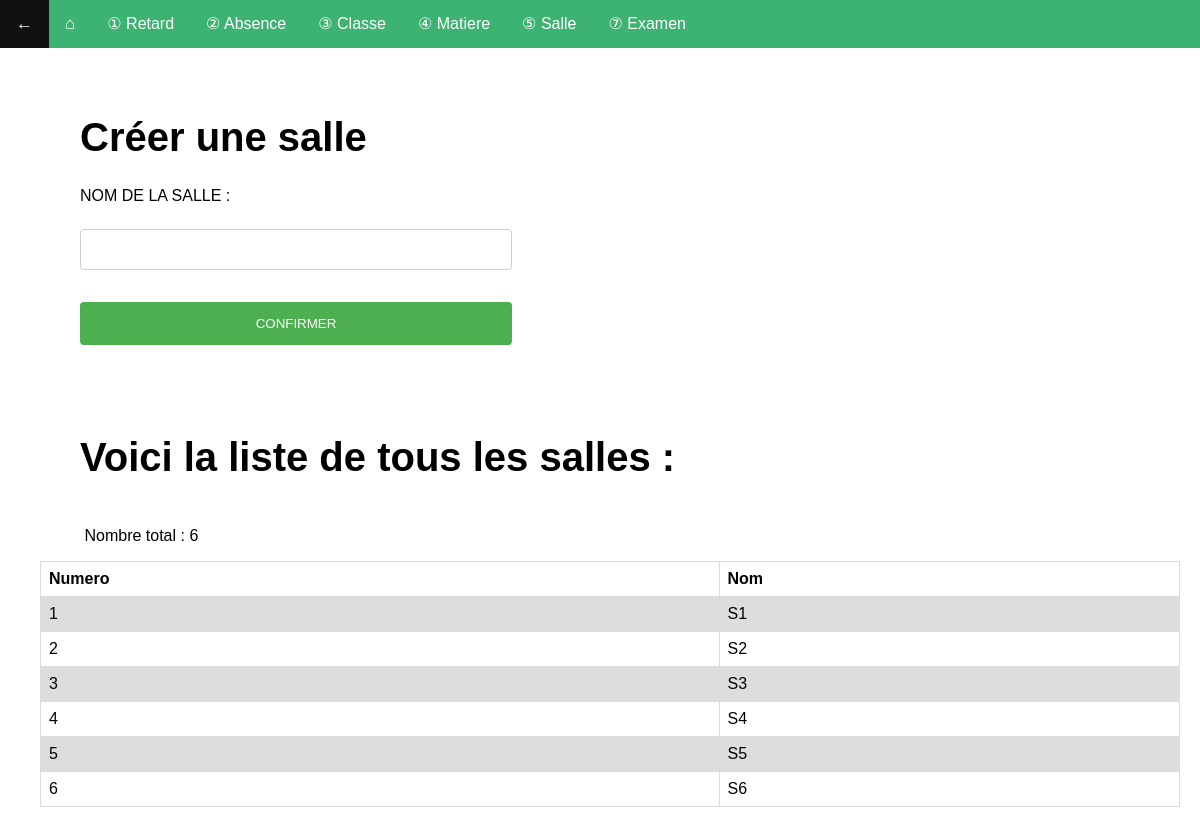
/salle.php (signed in), run on the app's committed database.
### tables this page shows
CREATE TABLE IF NOT EXISTS `t_salle` (
  `sa_id` int(11) NOT NULL AUTO_INCREMENT,
  `sa_nom` varchar(10) DEFAULT NULL,
  PRIMARY KEY (`sa_id`)
);

### salle.php (the view, shortened to what this page needs)
<!DOCTYPE html>
<html lang="en">
<head>
    <link rel="stylesheet" type="text/css" href="style.css">
</head>
<body>
    <span>
        <ul style="background-color: MediumSeaGreen; list-style-type: none; overflow: hidden;">
            <li style="float: left; font-size: 17px"><a href='accueil.php'>←</a></li>
            <li style="float: left; font-size: 17px; "><a href='gestion.php'>⌂</a></li>
            <li style="float: left;"><a href='retardlist.php'> ① Retard</a></li>
            <li style="float: left;"><a href='absencelist.php'> ② Absence</a></li>
            <li style="float: left;"><a href='classelist.php'> ③ Classe</a></li>
            <li style="float: left;"><a href='matierelist.php'> ④ Matiere</a></li>
            <li style="float: left;"><a href='sallelist.php'> ⑤ Salle</a></li>
            <li style="float: left;"><a href='examenlist.php'> ⑦ Examen</a></li>
        </ul>
    </span>
</body>
<?php
echo "<div><table>
  <tr>
    <th>Numero</th>
    <th>Nom</th>
  </tr>";
$bdd = new PDO('mysql:host=localhost;dbname=gestioneleve', 'root', '');
$requete="select * from t_salle";
        $resultats=$bdd->query($requete);
        $ligne = $resultats->fetch(PDO::FETCH_OBJ) ;
        while($ligne) {
            echo "<tr><td>".$ligne->sa_id."<td>".$ligne->sa_nom."</td></tr>";
            $ligne = $resultats->fetch(PDO::FETCH_OBJ) ;
                    }
?>
<div>
    <h1><span>Créer une salle </span></h1>
    <form method="post" action="traitement7.php">
    <p><label style="color: black">NOM DE LA SALLE :</label>
    <p><input type="text" name="salle" required></p>
    <p><input type="submit" value="CONFIRMER"></p>
    </form>
</div>
<?php
echo "<h1><div><span>Voici la liste de tous les salles :</span></h1>";
echo "<p>&nbsp&nbsp&nbsp&nbsp&nbsp&nbsp&nbsp&nbsp&nbsp&nbspNombre total :&nbsp"
?>
<?php
include('conn.php');
$query=mysqli_query($conn,"select count(sa_id) as total from `t_salle`");
$row=mysqli_fetch_array($query);
?>
<?php echo $row['total'],"</div>";
?>

### style.css (style rules this page uses)
body { margin: 0; font-family: sans-serif; background: transparent; background-color: transparent; }
p { color: black; }
h1 { padding right: 40px; font-size: 40px; }
table { font-family: arial, sans-serif; border-collapse: collapse; width: 100%; text-align: left; }
td, th { border: 1px solid #dddddd; text-align: left; padding: 8px; }
tr:nth-child(even) { background-color: #dddddd; }
input[type=text], select { width: 40%; padding: 12px 20px; margin: 8px 0; display: inline-block; border: 1px solid #ccc; border-radius: 4px; box-sizing: border-box; }
input[type=submit] { width: 40%; background-color: #4CAF50; color: white; padding: 14px 20px; margin: 8px 0; border: none; border-radius: 4px; cursor: pointer; }
div { background-color: transparent; padding: 20px; padding-left: 40px; }
ul { list-style-type: none; margin: 0; padding: 0; overflow: hidden; background-color: #333; }
li { float: left; }
li a { display: block; color: white; text-align: center; padding: 14px 16px; text-decoration: none; }

### data on the page
t_salle: sa_id "1", sa_nom "S1"
t_salle: sa_id "2", sa_nom "S2"
t_salle: sa_id "3", sa_nom "S3"
t_salle: sa_id "4", sa_nom "S4"
t_salle: sa_id "5", sa_nom "S5"
t_salle: sa_id "6", sa_nom "S6"

### other printed values
$row['total'] "6"
